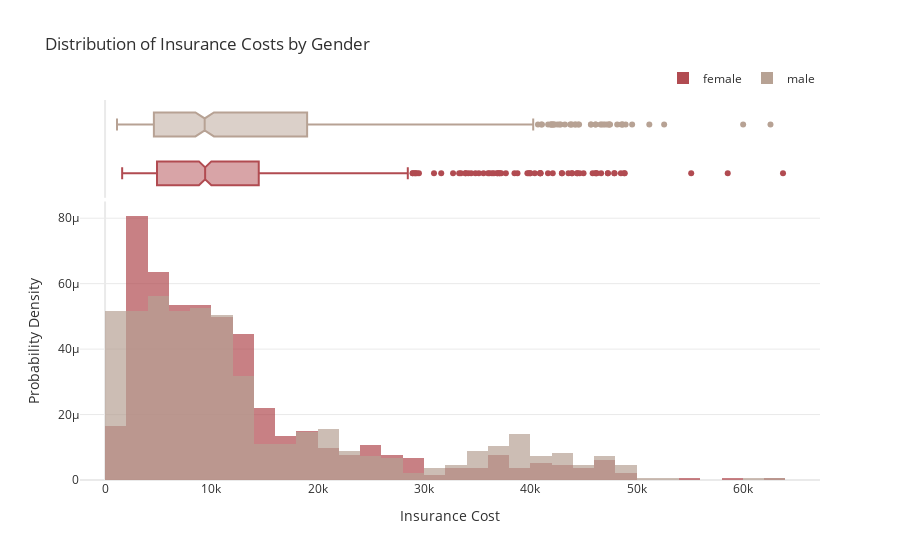

Here is the notebook cell this chart was saved with:
### Code cell
distribution_cost_over_gender =px.histogram(insurance_df, x='charges', color='sex', opacity=0.7, barmode='overlay',
                 histnorm='probability density', marginal='box', 
                 title="Distribution of Insurance Costs by Gender",
                 color_discrete_sequence=['#B14B51','#B7A294']) 
distribution_cost_over_gender.update_layout(font_color="#303030", xaxis_title='Insurance Cost',
                  yaxis=dict(title='Probability Density', gridcolor='#EAEAEA', zerolinecolor='#EAEAEA'),
                  legend=dict(orientation="h", yanchor="bottom", y=1.02, xanchor="right", x=1, title=""))
distribution_cost_over_gender.update_xaxes(showgrid=False, zerolinecolor='#EAEAEA')
distribution_cost_over_gender.show()

### Figure 1 — Plotly figure (JSON) as saved in the notebook; plotly's stock layout.template omitted (floating-point values rounded to 4 significant figures; data arrays with more than 128 entries replaced by an {"elided": "..."} marker saying what was removed)
{"data": [{"alignmentgroup": "True", "bingroup": "x", "histnorm": "probability density", "hovertemplate": "sex=female<br>charges=%{x}<br>probability density=%{y}<extra></extra>", "legendgroup": "female", "marker": {"color": "#B14B51", "opacity": 0.7, "pattern": {"shape": ""}}, "name": "female", "offsetgroup": "female", "orientation": "v", "showlegend": true, "type": "histogram", "x": {"elided": "662 float values"}, "xaxis": "x", "yaxis": "y"}, {"alignmentgroup": "True", "hovertemplate": "sex=female<br>charges=%{x}<extra></extra>", "legendgroup": "female", "marker": {"color": "#B14B51"}, "name": "female", "notched": true, "offsetgroup": "female", "showlegend": false, "type": "box", "x": {"elided": "662 float values"}, "xaxis": "x2", "yaxis": "y2"}, {"alignmentgroup": "True", "bingroup": "x", "histnorm": "probability density", "hovertemplate": "sex=male<br>charges=%{x}<br>probability density=%{y}<extra></extra>", "legendgroup": "male", "marker": {"color": "#B7A294", "opacity": 0.7, "pattern": {"shape": ""}}, "name": "male", "offsetgroup": "male", "orientation": "v", "showlegend": true, "type": "histogram", "x": {"elided": "676 float values"}, "xaxis": "x", "yaxis": "y"}, {"alignmentgroup": "True", "hovertemplate": "sex=male<br>charges=%{x}<extra></extra>", "legendgroup": "male", "marker": {"color": "#B7A294"}, "name": "male", "notched": true, "offsetgroup": "male", "showlegend": false, "type": "box", "x": {"elided": "676 float values"}, "xaxis": "x2", "yaxis": "y2"}], "layout": {"autosize": true, "barmode": "overlay", "font": {"color": "#303030"}, "legend": {"orientation": "h", "title": {"text": ""}, "tracegroupgap": 0, "x": 1, "xanchor": "right", "y": 1.02, "yanchor": "bottom"}, "title": {"text": "Distribution of Insurance Costs by Gender"}, "xaxis": {"anchor": "y", "autorange": true, "domain": [0, 1], "range": [-2359.0, 67250.0], "showgrid": false, "title": {"text": "Insurance Cost"}, "type": "linear", "zerolinecolor": "#EAEAEA"}, "xaxis2": {"anchor": "y2", "autorange": true, "domain": [0, 1], "matches": "x", "range": [-2359.0, 67250.0], "showgrid": false, "showticklabels": false, "type": "linear", "zerolinecolor": "#EAEAEA"}, "yaxis": {"anchor": "x", "autorange": true, "domain": [0, 0.7326], "gridcolor": "#EAEAEA", "range": [0, 8.507e-05], "title": {"text": "Probability Density"}, "zerolinecolor": "#EAEAEA"}, "yaxis2": {"anchor": "x2", "autorange": true, "domain": [0.7426, 1], "matches": "y2", "range": [-0.5, 1.5], "showgrid": false, "showline": false, "showticklabels": false, "ticks": "", "type": "category"}}}
